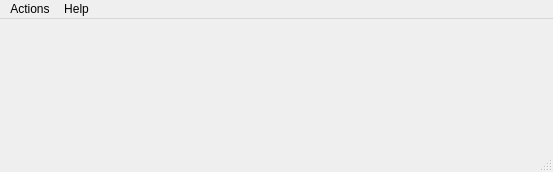
<?xml version="1.0" encoding="UTF-8"?>
<ui version="4.0">
 <class>CSyntroStoreClass</class>
 <widget class="QMainWindow" name="CSyntroStoreClass">
  <property name="geometry">
   <rect>
    <x>0</x>
    <y>0</y>
    <width>553</width>
    <height>172</height>
   </rect>
  </property>
  <property name="windowTitle">
   <string>SyntroStore</string>
  </property>
  <widget class="QWidget" name="centralWidget"/>
  <widget class="QMenuBar" name="menuBar">
   <property name="geometry">
    <rect>
     <x>0</x>
     <y>0</y>
     <width>553</width>
     <height>21</height>
    </rect>
   </property>
   <widget class="QMenu" name="menuFile">
    <property name="title">
     <string>Actions</string>
    </property>
    <addaction name="actionBasicSetup"/>
    <addaction name="separator"/>
    <addaction name="actionExit"/>
   </widget>
   <widget class="QMenu" name="menuHelp">
    <property name="title">
     <string>Help</string>
    </property>
    <addaction name="actionAbout"/>
   </widget>
   <addaction name="menuFile"/>
   <addaction name="menuHelp"/>
  </widget>
  <widget class="QStatusBar" name="statusBar"/>
  <action name="actionExit">
   <property name="text">
    <string>Exit</string>
   </property>
   <property name="iconVisibleInMenu">
    <bool>false</bool>
   </property>
  </action>
  <action name="actionConfigure">
   <property name="text">
    <string>Configure ...</string>
   </property>
  </action>
  <action name="actionAbout">
   <property name="text">
    <string>About</string>
   </property>
  </action>
  <action name="actionBasicSetup">
   <property name="text">
    <string>Basic setup</string>
   </property>
  </action>
 </widget>
 <layoutdefault spacing="6" margin="11"/>
 <resources/>
 <connections/>
</ui>
